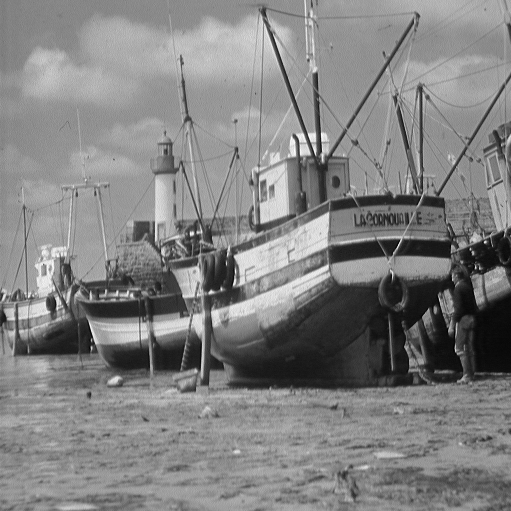
#> input picture Practice 5/images/boat.511.tiff, 511 x 511 px
$ python ej_5.py
#> lines starting #> are read from the running program, lines starting #| are printed output that depends on the picture
"""
El ejemplo 4 de teoría muestra cómo aplicar un filtro de paso bajo y un filtro de paso alto sobre una imagen para una
frecuencia de corte dada. Modifica una copia de dicho programa para que, a partir de dos frecuencias de corte dadas, por
ejemplo, 40 y 100, cree un filtro de paso bajo, un filtro de paso banda y un filtro de paso alto. Debes mostrar por
pantalla los tres filtros y los resultados de aplicar los mismos de forma similar a como se hace en el ejemplo.

Para terminar, debes sumar los resultados de aplicar los tres filtros para obtener una sola imagen. Comprueba con la
función np.allclose que la imagen obtenida tras sumar los resultados es exactamente la misma que la imagen original. ¿A
qué propiedad de la transformada de Fourier se debe este resultado?
"""

import skimage as ski
import matplotlib.pyplot as plt
import numpy as np
import scipy.fft as fft


def crear_circulo_centrado(shape, radio):  # Asumo dimensiones impares
    filas = np.matrix(list(range(shape[0]))).T - shape[0] // 2
    cols = np.matrix(list(range(shape[1]))) - shape[1] // 2
    indices_dentro = np.power(filas, 2) + np.power(cols, 2) < radio ** 2
    circulo = np.zeros(shape)
    circulo[indices_dentro] = 1
    return circulo


FREQ_CORTE_EN_PIXELES = 40
FREQ_ALTA_EN_PIXELES = 100

imagen = ski.io.imread("images/boat.511.tiff")
#> imagen is the input picture: shape (511, 511); min 0, max 255, mean 129.7
imagen = ski.util.img_as_float(imagen)
FTimagen = fft.fft2(imagen)
FTimagen_centrada = fft.fftshift(FTimagen)

# Filtro paso bajo
mascara_centrada_bajo = crear_circulo_centrado(imagen.shape, FREQ_CORTE_EN_PIXELES)
FT_imagen_filtradaBajo = FTimagen_centrada * mascara_centrada_bajo
imagen_filtrada_bajo = fft.ifft2(fft.ifftshift(FT_imagen_filtradaBajo))
imagen_filtrada_bajo_real = np.real(imagen_filtrada_bajo)
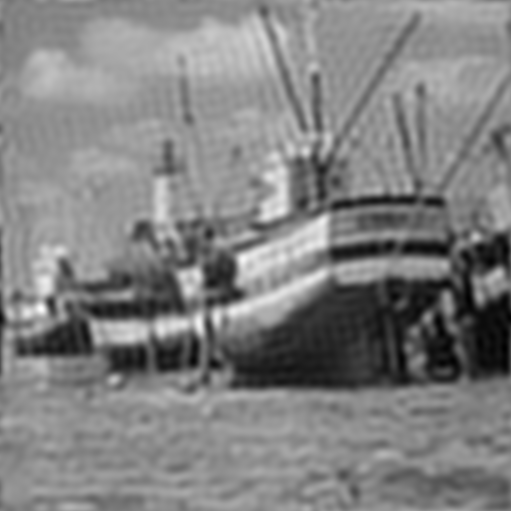
#> imagen_filtrada_bajo_real: shape (511, 511) float64; min -0.0177, max 1.02, mean 0.509; drawn with min black and max white
imagen_filtrada_bajo_imag = np.imag(imagen_filtrada_bajo)
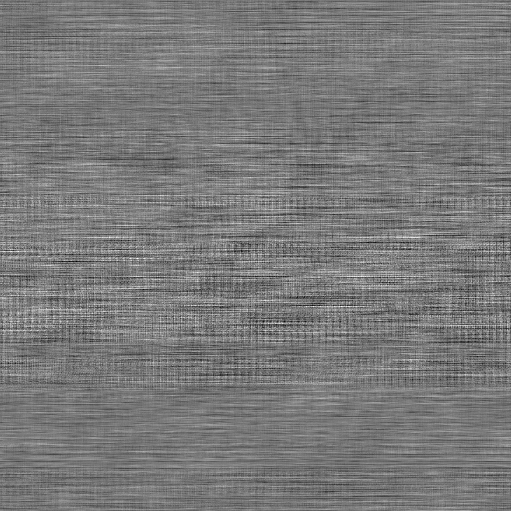
#> imagen_filtrada_bajo_imag: shape (511, 511) float64; min -1.15e-16, max 1.26e-16, mean -8.46e-35; drawn with min black and max white
if not np.allclose(imagen_filtrada_bajo_imag, np.zeros(imagen.shape)):
    print("Warning. Algo no está yendo bien!!")

# Filtro paso alto
mascara_centrada_alto = 1 - crear_circulo_centrado(imagen.shape, FREQ_ALTA_EN_PIXELES)
FT_imagen_filtradaAlto = FTimagen_centrada * mascara_centrada_alto
imagen_filtrada_alto = fft.ifft2(fft.ifftshift(FT_imagen_filtradaAlto))
imagen_filtrada_alto_real = np.real(imagen_filtrada_alto)
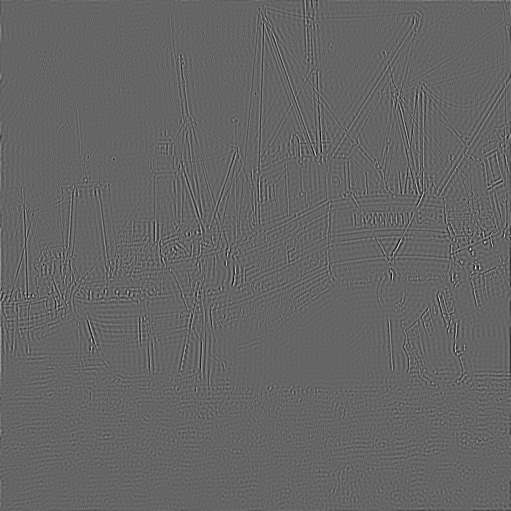
#> imagen_filtrada_alto_real: shape (511, 511) float64; min -0.34, max 0.512, mean -1.53e-19; drawn with min black and max white
imagen_filtrada_alto_imag = np.imag(imagen_filtrada_alto)
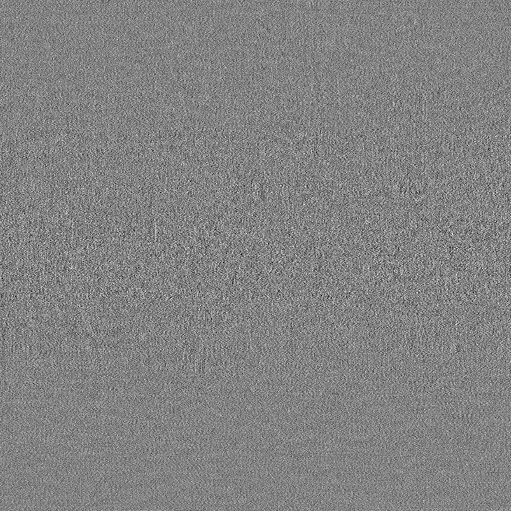
#> imagen_filtrada_alto_imag: shape (511, 511) float64; min -4.01e-17, max 3.8e-17, mean 1.13e-36; drawn with min black and max white
if not np.allclose(imagen_filtrada_alto_imag, np.zeros(imagen.shape)):
    print("Warning. Algo no está yendo bien!!")

# Filtro de paso banda
mascara_centrada_banda = (crear_circulo_centrado(imagen.shape, FREQ_ALTA_EN_PIXELES) -
                          crear_circulo_centrado(imagen.shape, FREQ_CORTE_EN_PIXELES))
FT_imagen_filtradaBanda = FTimagen_centrada * mascara_centrada_banda
imagen_filtrada_banda = fft.ifft2(fft.ifftshift(FT_imagen_filtradaBanda))
imagen_filtrada_banda_real = np.real(imagen_filtrada_banda)
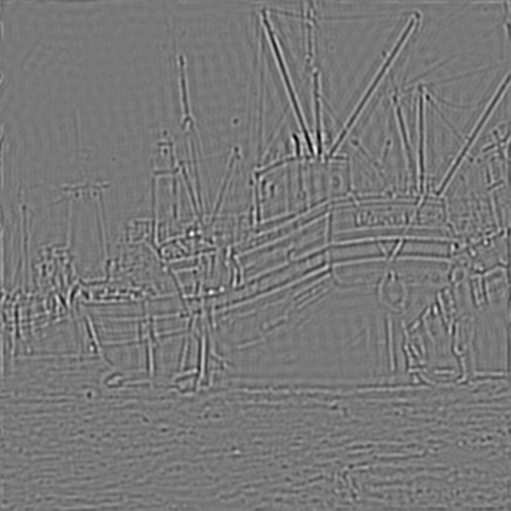
#> imagen_filtrada_banda_real: shape (511, 511) float64; min -0.485, max 0.538, mean -1.63e-19; drawn with min black and max white
imagen_filtrada_banda_imag = np.imag(imagen_filtrada_banda)
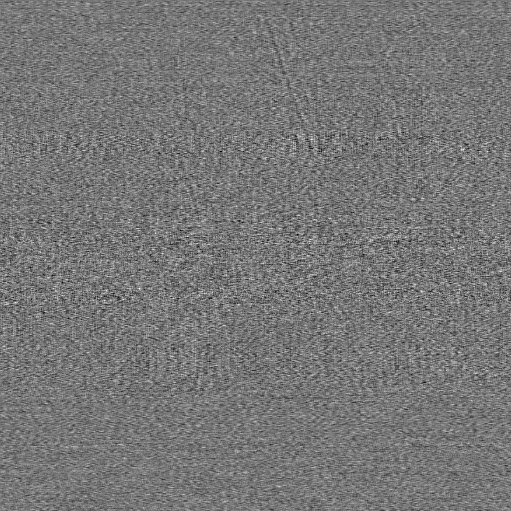
#> imagen_filtrada_banda_imag: shape (511, 511) float64; min -4.7e-17, max 5.37e-17, mean -4.53e-36; drawn with min black and max white
if not np.allclose(imagen_filtrada_banda_imag, np.zeros(imagen.shape)):
    print("Warning. Algo no está yendo bien!!")

# Suma de los resultados de los tres filtros
suma = imagen_filtrada_bajo + imagen_filtrada_alto + imagen_filtrada_banda

# Comprobación de que la imagen suma es igual a la imagen original
print("¿Las imágenes son iguales?", np.allclose(suma, imagen))
#| ¿Las imágenes son iguales? True


# Visulización de resultados
fig, axs = plt.subplots(3, 4, layout="constrained")
axs[0, 0].imshow(imagen, cmap=plt.cm.gray)
axs[0, 1].imshow(mascara_centrada_bajo, cmap=plt.cm.gray)
axs[0, 2].imshow(np.log(np.absolute(FT_imagen_filtradaBajo) + 1), cmap=plt.cm.gray)
axs[0, 3].imshow(imagen_filtrada_bajo_real, cmap=plt.cm.gray)

axs[1, 0].imshow(np.log(np.absolute(FTimagen_centrada) + 1), cmap=plt.cm.gray)
axs[1, 1].imshow(mascara_centrada_alto, cmap=plt.cm.gray)
axs[1, 2].imshow(np.log(np.absolute(FT_imagen_filtradaAlto) + 1), cmap=plt.cm.gray)
axs[1, 3].imshow(imagen_filtrada_alto_real, cmap=plt.cm.gray)  # Prueba a mostrar el valor absoluto

axs[2, 0].imshow(mascara_centrada_banda, cmap=plt.cm.gray)
axs[2, 1].imshow(np.log(np.absolute(FT_imagen_filtradaBanda) + 1), cmap=plt.cm.gray)
axs[2, 2].imshow(imagen_filtrada_banda_real, cmap=plt.cm.gray)  # Prueba a mostrar el valor absoluto
axs[2, 3].imshow(np.real(suma), cmap=plt.cm.gray)


for a in axs.ravel():
    a.set_axis_off()
plt.show()
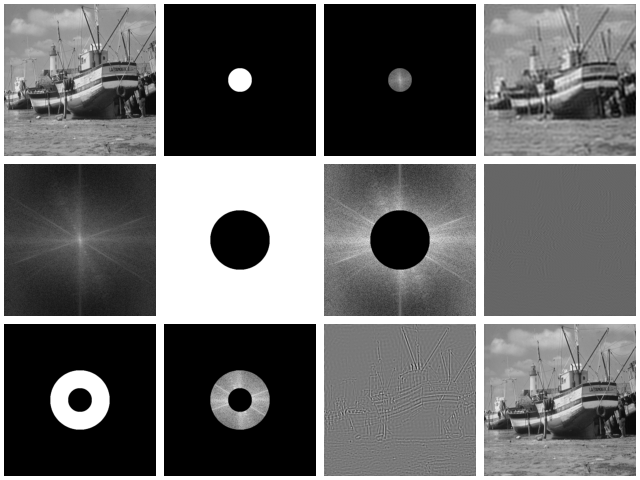
#> figure drawn by matplotlib, 12 panels
